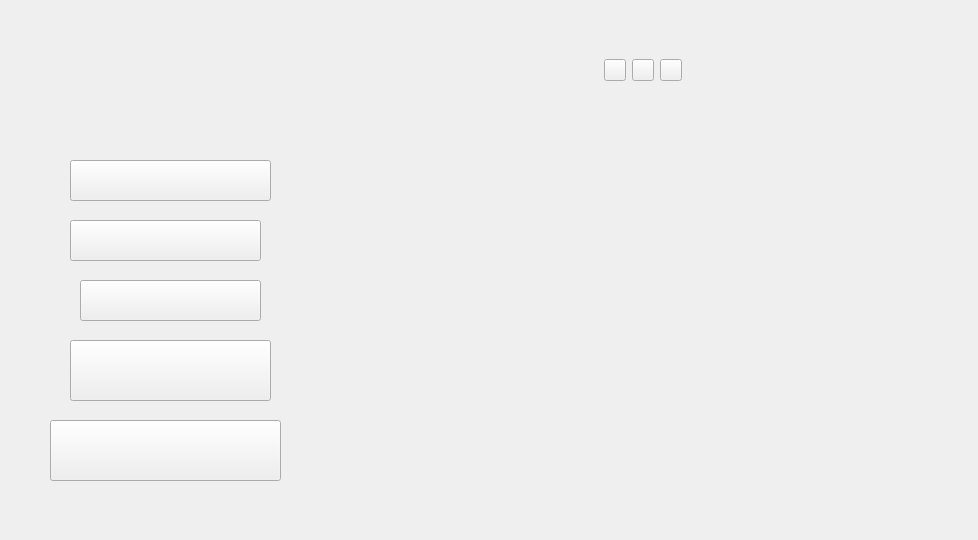
<?xml version="1.0" encoding="UTF-8"?>
<ui version="4.0">
 <class>Humiture</class>
 <widget class="QWidget" name="Humiture">
  <property name="windowModality">
   <enum>Qt::NonModal</enum>
  </property>
  <property name="geometry">
   <rect>
    <x>0</x>
    <y>0</y>
    <width>978</width>
    <height>540</height>
   </rect>
  </property>
  <property name="windowTitle">
   <string>Humiture</string>
  </property>
  <property name="styleSheet">
   <string notr="true">border-image: url(:/image/background.jpg);</string>
  </property>
  <widget class="QWidget" name="widget_title" native="true">
   <property name="geometry">
    <rect>
     <x>40</x>
     <y>20</y>
     <width>651</width>
     <height>101</height>
    </rect>
   </property>
   <property name="sizePolicy">
    <sizepolicy hsizetype="Preferred" vsizetype="Preferred">
     <horstretch>16</horstretch>
     <verstretch>9</verstretch>
    </sizepolicy>
   </property>
   <property name="styleSheet">
    <string notr="true">QWidget{
	border-image: url(:/image/title.png);
}

QLabel#label_logo {
	border-image: url(:/image/logo.png);
}
QPushButton#pushButton_min{
	border-image: url(:/image/min.png);
}
QPushButton#pushButton_max{
	border-image: url(:/image/max.png);
}
QPushButton#pushButton_close{
	border-image: url(:/image/close.png);
}</string>
   </property>
   <widget class="QLabel" name="label_logo">
    <property name="geometry">
     <rect>
      <x>9</x>
      <y>39</y>
      <width>211</width>
      <height>41</height>
     </rect>
    </property>
    <property name="styleSheet">
     <string notr="true"/>
    </property>
    <property name="text">
     <string/>
    </property>
   </widget>
   <widget class="QPushButton" name="pushButton_min">
    <property name="geometry">
     <rect>
      <x>564</x>
      <y>39</y>
      <width>22</width>
      <height>22</height>
     </rect>
    </property>
    <property name="minimumSize">
     <size>
      <width>22</width>
      <height>22</height>
     </size>
    </property>
    <property name="maximumSize">
     <size>
      <width>22</width>
      <height>22</height>
     </size>
    </property>
    <property name="styleSheet">
     <string notr="true"/>
    </property>
    <property name="text">
     <string/>
    </property>
    <property name="iconSize">
     <size>
      <width>22</width>
      <height>22</height>
     </size>
    </property>
   </widget>
   <widget class="QPushButton" name="pushButton_max">
    <property name="geometry">
     <rect>
      <x>592</x>
      <y>39</y>
      <width>22</width>
      <height>22</height>
     </rect>
    </property>
    <property name="minimumSize">
     <size>
      <width>22</width>
      <height>22</height>
     </size>
    </property>
    <property name="maximumSize">
     <size>
      <width>22</width>
      <height>22</height>
     </size>
    </property>
    <property name="styleSheet">
     <string notr="true">border-image: url(:/image/max.png);</string>
    </property>
    <property name="text">
     <string/>
    </property>
    <property name="iconSize">
     <size>
      <width>22</width>
      <height>22</height>
     </size>
    </property>
   </widget>
   <widget class="QPushButton" name="pushButton_close">
    <property name="geometry">
     <rect>
      <x>620</x>
      <y>39</y>
      <width>22</width>
      <height>22</height>
     </rect>
    </property>
    <property name="minimumSize">
     <size>
      <width>22</width>
      <height>22</height>
     </size>
    </property>
    <property name="maximumSize">
     <size>
      <width>22</width>
      <height>22</height>
     </size>
    </property>
    <property name="styleSheet">
     <string notr="true">border-image: url(:/image/close.png);</string>
    </property>
    <property name="text">
     <string/>
    </property>
    <property name="iconSize">
     <size>
      <width>22</width>
      <height>22</height>
     </size>
    </property>
   </widget>
  </widget>
  <widget class="QWidget" name="widget" native="true">
   <property name="geometry">
    <rect>
     <x>40</x>
     <y>140</y>
     <width>271</width>
     <height>391</height>
    </rect>
   </property>
   <property name="styleSheet">
    <string notr="true">border-image: url();</string>
   </property>
   <widget class="QPushButton" name="pushButton">
    <property name="geometry">
     <rect>
      <x>30</x>
      <y>20</y>
      <width>201</width>
      <height>41</height>
     </rect>
    </property>
    <property name="styleSheet">
     <string notr="true">border-image: url(:/image/display.png);</string>
    </property>
    <property name="text">
     <string/>
    </property>
   </widget>
   <widget class="QPushButton" name="pushButton_2">
    <property name="geometry">
     <rect>
      <x>30</x>
      <y>80</y>
      <width>191</width>
      <height>41</height>
     </rect>
    </property>
    <property name="styleSheet">
     <string notr="true">border-image: url(:/image/com.png);</string>
    </property>
    <property name="text">
     <string/>
    </property>
   </widget>
   <widget class="QPushButton" name="pushButton_3">
    <property name="geometry">
     <rect>
      <x>40</x>
      <y>140</y>
      <width>181</width>
      <height>41</height>
     </rect>
    </property>
    <property name="styleSheet">
     <string notr="true">border-image: url(:/image/modbus.png);</string>
    </property>
    <property name="text">
     <string/>
    </property>
   </widget>
   <widget class="QPushButton" name="pushButton_4">
    <property name="geometry">
     <rect>
      <x>30</x>
      <y>200</y>
      <width>201</width>
      <height>61</height>
     </rect>
    </property>
    <property name="styleSheet">
     <string notr="true">border-image: url(:/image/read.png);</string>
    </property>
    <property name="text">
     <string/>
    </property>
   </widget>
   <widget class="QPushButton" name="pushButton_5">
    <property name="geometry">
     <rect>
      <x>10</x>
      <y>280</y>
      <width>231</width>
      <height>61</height>
     </rect>
    </property>
    <property name="styleSheet">
     <string notr="true">border-image: url(:/image/write.png);</string>
    </property>
    <property name="text">
     <string/>
    </property>
   </widget>
  </widget>
  <widget class="QStackedWidget" name="stackedWidget">
   <property name="geometry">
    <rect>
     <x>300</x>
     <y>150</y>
     <width>641</width>
     <height>361</height>
    </rect>
   </property>
   <widget class="QWidget" name="page"/>
   <widget class="QWidget" name="page_2"/>
  </widget>
 </widget>
 <layoutdefault spacing="6" margin="11"/>
 <resources/>
 <connections/>
</ui>
